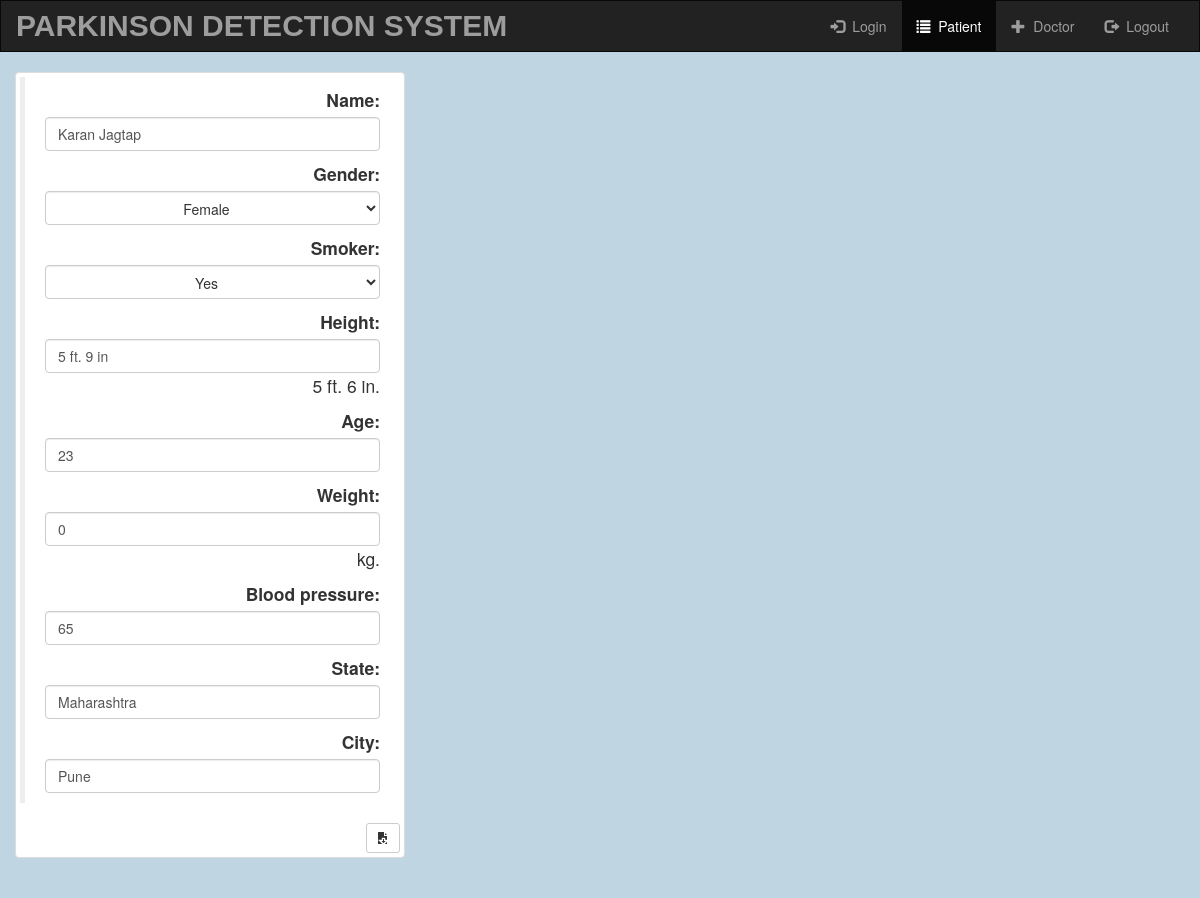
/account/patient-edit/5/, run on the app's committed database.
### account/models.py (models this page shows, shortened)
class PatientProfileModel(models.Model):
    name = models.CharField(max_length=100, error_messages={'required': 'Please Enter your name'}, default='')
    age = models.IntegerField(blank=True, default=0)
    gender = models.CharField(max_length=10, default='Male')
    smoker = models.CharField(max_length=10, default='No')
    height = models.CharField(max_length=20, default='0', help_text='5 ft. 6 in.')
    weight = models.IntegerField(error_messages={'required': 'Please Enter a numeric value'}, default=0, help_text='kg.')
    blood_pressure = models.IntegerField(error_messages={'required': 'Please Enter a numeric value'}, default=0)
    state = models.CharField(max_length=20, default='')
    city = models.CharField(max_length=20, default='')

### account/views.py (the view)
# urls.py: path('patient-edit/<int:patient_id>/', views.patient_edit, name="patient_edit"),
def patient_edit(request, patient_id):
    if request.method == 'POST':
        patient_data = get_object_or_404(PatientProfileModel, pk=patient_id)
        form = PatientProfileForm(request.POST, instance=patient_data)
        if form.is_valid():
            form.save()
            return redirect('account:patient_list')
    else:
        patient_data = get_object_or_404(PatientProfileModel, pk=patient_id)
        form = PatientProfileForm(instance=patient_data)
    return render(request, 'account/patient_edit.html', {'form': form})

### account/templates/account/patient_edit.html (shortened to what this page needs)
<!DOCTYPE html>
<html lang="en">
<head>
  {% load static %}
  <link rel="stylesheet" href="https://maxcdn.bootstrapcdn.com/bootstrap/3.3.6/css/bootstrap.min.css">
  <link rel="stylesheet" type="text/css" href="{% static 'account/style.css' %}"/>
</head>
<body>
<nav class="navbar navbar-inverse">
  <div class="container-fluid">
    <div class="navbar-header">
      <a class="navbar-brand" href="{% url 'index' %}">Parkinson Detection System</a>
    </div>
    <div class="collapse navbar-collapse" id="topNavBar">
      <ul class="nav navbar-nav navbar-right">
        <li>
          <a href="{% url 'account:login_user' %}">
            <span class="glyphicon glyphicon-log-in" aria-hidden="true"></span>&nbsp; Login
          </a>
        </li>
        <li class="active">
          <a href="{% url 'account:register_patient' %}">
            <span class="glyphicon glyphicon-list" aria-hidden="true"></span>&nbsp; Patient
          </a>
        </li>
        <li>
          <a href="{% url 'account:register_doctor' %}">
            <span class="glyphicon glyphicon-plus" aria-hidden="true"></span>&nbsp; Doctor
          </a>
        </li>
        <li>
          <a href="{% url 'account:logout_user' %}">
            <span class="glyphicon glyphicon-log-out" aria-hidden="true"></span>&nbsp; Logout
          </a>
        </li>
      </ul>
    </div>
  </div>
</nav>
        <div class="container">
          <div class="row justify-content-md-center">
            <div class="thumbnail col-md-4">
              <div align="end">
                <form action="" method="post" style="display: inline;">
                  <blockquote>{{form.as_p}}</blockquote>
                  <button type="submit" class="btn btn-default btn-sm">
                    <span class="glyphicon glyphicon-save-file"></span>
                  </button>
                </form>
              </div>
            </div>
          </div>
          <br>
        </div>
</body>
</html>

### account/static/account/style.css (style rules this page uses)
body { background-size: cover; background-repeat: no-repeat; background-color: #BFD5E2; }
.navbar { border-radius: 0; }
.navbar-brand { font-family: 'Verdana', sans-serif; text-transform: uppercase; font-weight: bold; font-size: 30px; }
a:link { text-decoration: none; }

### data on the page
PatientProfileModel: name "Karan Jagtap", gender "Female", smoker "Yes", height "5 ft. 9 in", age "23", weight "0", blood_pressure "65", state "Maharashtra", city "Pune"
